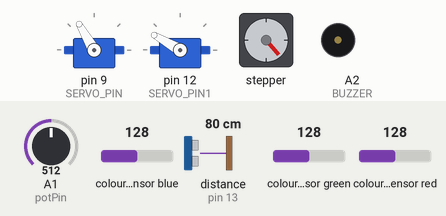
The sketch below on a simulated Arduino Uno, built with avr-gcc and run on an emulated ATmega328P. Parts: 2 × servo, stepper motor, buzzer (waves = sounding, pin HIGH). Wiring (inferred from the names in the program): TCS3200 colour sensor: output pin 8; S2 pin 11; S3 pin 10; S0 pin 7; S1 pin 6. Inputs (shaded band) come from the test bench; at power-on: distance to the obstacle (sensor on pin 13) 80 cm, A1 (potPin) = 512, colour sensor blue 128, colour sensor green 128, colour sensor red 128. The echo pulse lasts 58.3 µs per cm; stepper angles assume 4096 steps per turn; pins used as bus, display or sensor lines are not drawn; what the sketch prints to the serial monitor is not drawn.

Above: at 4.8 s.
4.9 s: distance to the obstacle (sensor on pin 13) set to 14 cm
At 6.3 s:
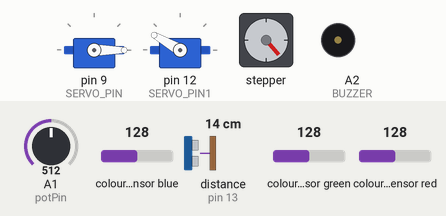
At 12.3 s:
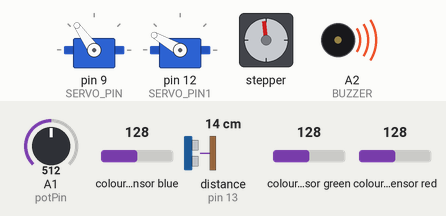
13.2 s: distance to the obstacle (sensor on pin 13) set to 18 cm
At 15.0 s:
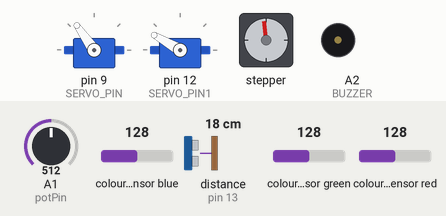
Timing chart, 0 to 57.2 s (numbered marks = the images above; inputs shaded):
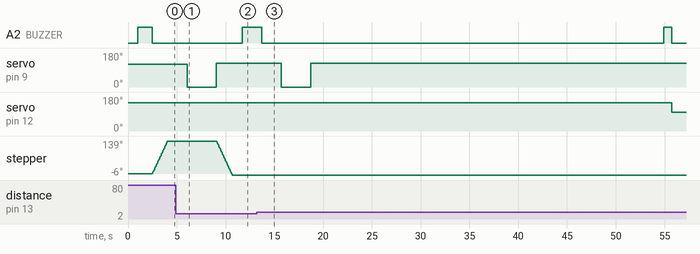

The sketch:

main.ino
```cpp
#include <Servo.h>
#include <CheapStepper.h>

// Sensor and actuator pin definitions
#define IR_SENSOR A0
#define SERVO_PIN 9
#define SERVO_PIN1 12

#define BUZZER A2
#define S0 7
#define S1 6
#define S2 11
#define S3 10
#define OUT 8

// Ultrasonic and Soil moisture sensors
const int TRIG_PIN = A5;  //12
const int ECHO_PIN = 13;
const int potPin = A1;
const int MAX_DRY_VALUE = 1;    // Dry/Wet threshold
const int ULTRA_DISTANCE = 20;  // Object detection range

const int trigPin = A4;
const int echoPin = A3;
//const int POT_PIN1 = A4;
const int maxDryValue = 1;
const int Ultra_Distance = 8;

Servo s, s1;
CheapStepper stepper(2, 3, 4, 5);

int red, green, blue;
long duration, duration1;
int distance = 0, distance1 = 0;
int irValue = 0;
int soil = 0, fsoil;
int soil1 = 0, fsoil1;

// Function Prototypes
void program1();
void program2();
void program3();
void program4();
int getColor(int s2State, int s3State);

void setup() {
  Serial.begin(9600);

  pinMode(BUZZER, OUTPUT);
  pinMode(S0, OUTPUT);
  pinMode(S1, OUTPUT);
  pinMode(S2, OUTPUT);
  pinMode(S3, OUTPUT);
  pinMode(OUT, INPUT);

  pinMode(TRIG_PIN, OUTPUT);
  pinMode(ECHO_PIN, INPUT);
  pinMode(trigPin, OUTPUT);
  pinMode(echoPin, INPUT);

  digitalWrite(S0, HIGH);
  digitalWrite(S1, LOW);

  s.attach(SERVO_PIN);
  s.write(120);  // Neutral position

  s1.attach(SERVO_PIN1);
  s1.write(150);

  stepper.setRpm(15);
}

void loop() {
  program1();
  program2();
  program3();
}

void program1() {
  irValue = analogRead(IR_SENSOR);

  if (irValue > 10) {
    Serial.print("IR Value: ");
    Serial.println(irValue);

    if (irValue >= 10 && irValue <= 130) {
      Serial.println("✅ Recyclable Paper Detected!");
      digitalWrite(BUZZER, HIGH);
      delay(1500);
      digitalWrite(BUZZER, LOW);

      stepper.moveDegreesCW(195);
      delay(3000);
      s.write(0);
      delay(3000);
      s.write(120);
      delay(2000);
      stepper.moveDegreesCCW(200);
    }
  }
  delay(1000);
}

void program2() {
  red = getColor(LOW, LOW);
  green = getColor(HIGH, HIGH);
  blue = getColor(LOW, HIGH);

  Serial.print("R: ");
  Serial.print(red);
  Serial.print(" G: ");
  Serial.print(green);
  Serial.print(" B: ");
  Serial.println(blue);

  if (red >= 10 && red <= 100 && green >= 10 && green <= 100 && blue >= 10 && blue <= 100) {
    Serial.println("❌Non-Recyclable Paper Detected!");
    digitalWrite(BUZZER, HIGH);
    delay(500);
    digitalWrite(BUZZER, HIGH);
    delay(1000);
    digitalWrite(BUZZER, LOW);

    stepper.moveDegreesCW(140);
    delay(2000);
    s.write(0);
    delay(3000);
    s.write(125);
    stepper.moveDegreesCCW(145);
  } else {
    s.write(125);
  }
  delay(1000);
}

int getColor(int s2State, int s3State) {
  digitalWrite(S2, s2State);
  digitalWrite(S3, s3State);
  return pulseIn(OUT, LOW);
}

void program3() {
  {  // Infinite loop to check every 5 seconds
    distance = 0;

    for (int i = 0; i < 2; i++) {
      digitalWrite(TRIG_PIN, LOW);
      delayMicroseconds(7);
      digitalWrite(TRIG_PIN, HIGH);
      delayMicroseconds(10);
      digitalWrite(TRIG_PIN, LOW);
      duration = pulseIn(ECHO_PIN, HIGH);
      distance += duration * 0.034 / 2;
      delay(10);
    }
    distance /= 2;

    Serial.print("Distance: ");
    Serial.print(distance);
    Serial.println(" cm");

    if ((distance > 0 && distance <= 5) || (distance >= 8 && distance <= 15)) {  // Detect object within 4 cm
      Serial.println("⭕ Object detected!");

      digitalWrite(BUZZER, HIGH);
      delay(500);
      digitalWrite(BUZZER, HIGH);
      delay(500);
      digitalWrite(BUZZER, HIGH);
      delay(1000);
      digitalWrite(BUZZER, LOW);

      delay(2000);
      s.write(0);
      delay(3000);
      s.write(125);
      delay(35000);
    }
    if ((distance > 0 && distance <= 5) || (distance >= 8 && distance <= 15)) {  // Measure soil humidity
      delay(1000);
      fsoil = 0;
      for (int i = 0; i < 3; i++) {
        soil = analogRead(potPin);
        soil = constrain(soil, 485, 1023);
        fsoil += map(soil, 485, 1023, 100, 0);
        delay(75);
      }
      fsoil /= 3;

      Serial.print("Humidity: ");
      Serial.print(fsoil);
      Serial.print("%    Distance: ");
      Serial.print(distance);
      Serial.println(" cm");

      digitalWrite(BUZZER, HIGH);
      delay(200);
      digitalWrite(BUZZER, HIGH);
      delay(200);
      digitalWrite(BUZZER, LOW);

      if (fsoil > MAX_DRY_VALUE) {
        Serial.println("==> DRY Waste");
        digitalWrite(BUZZER, HIGH);
        delay(200);
        digitalWrite(BUZZER, HIGH);
        delay(200);
        digitalWrite(BUZZER, LOW);
        s1.write(100);
        delay(2000);
        s1.write(150);
        delay(2000);
      } else {
        Serial.println("==> DRY Waste");
        digitalWrite(BUZZER, HIGH);
        delay(3000);
        digitalWrite(BUZZER, LOW);

        delay(3000);
        s1.write(100);
        delay(2000);
        s1.write(150);
        delay(2000);
      }
    }
    delay(5000);  // Wait for 5 seconds before the next check
  }
}
```

Measured:
- the behaviour switches between 16 and 17 cm on distance to the obstacle (sensor on pin 13) (found by bisection; images 2 and 3)
- after the input at 4.9 s, A2 (BUZZER): LOW → HIGH after 6.8 s
